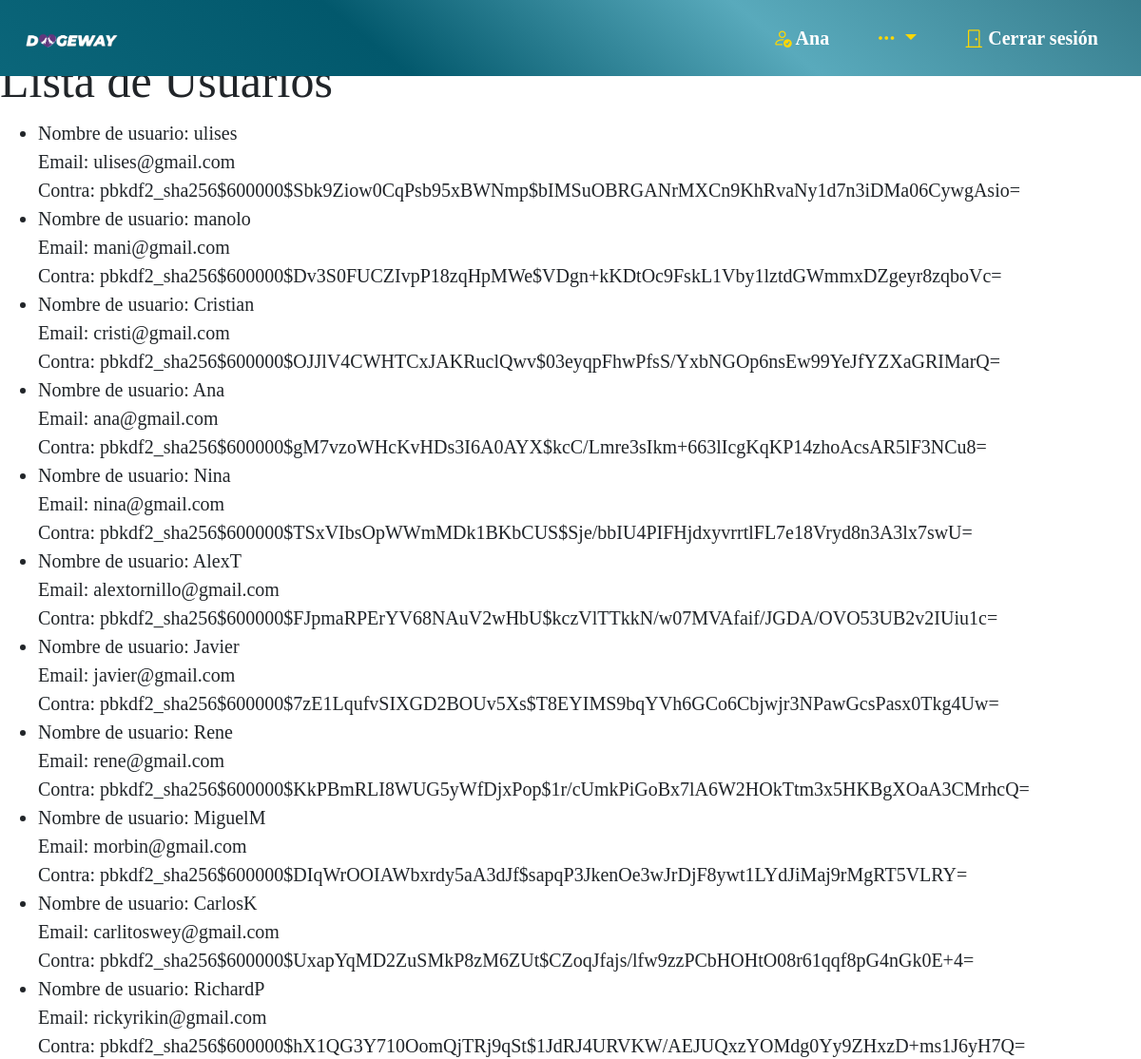
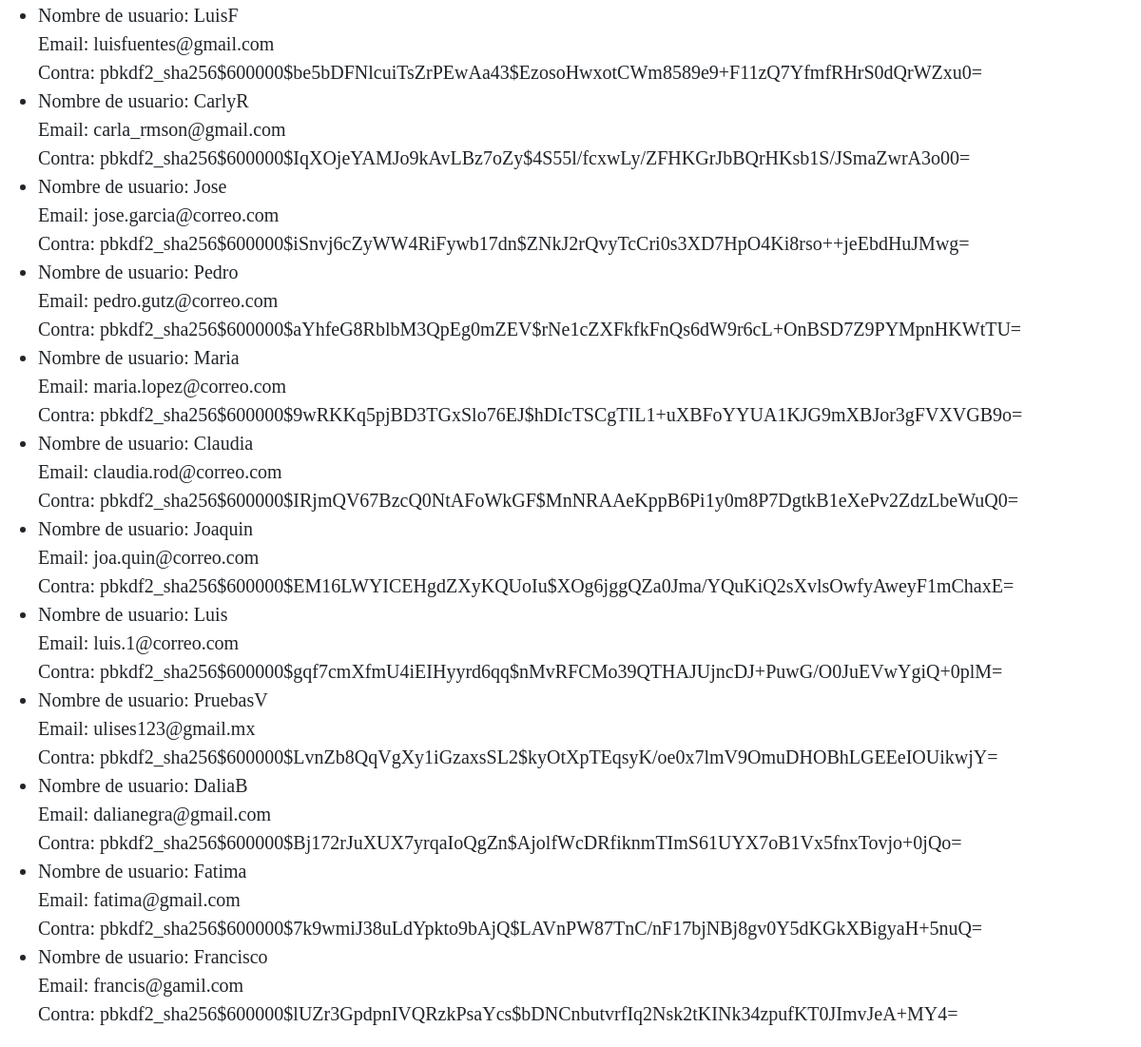
Screenshot of /lista/ (signed in) with the database file from the repository (2 pictures, top to bottom).
### main_app/models.py (models this page shows, shortened)
class Usuario(AbstractUser):
    fotografia = models.ImageField(upload_to='usuarios/', null=True, blank=True)
    telefono = models.CharField(max_length=20)
    fecha_de_nacimiento = models.DateField()
    direccion = models.CharField(max_length=100)
    fotografia_identificacion = models.ImageField(upload_to='identificaciones/', null=True, blank=True)
    verificado = models.BooleanField(default=False)
    usuarios_bloqueados = models.ManyToManyField('self', symmetrical=False, related_name='usuarios_bloqueadores')
    groups = models.ManyToManyField('auth.Group', related_name='usuarios')
    user_permissions = models.ManyToManyField('auth.Permission', related_name='usuarios')

### main_app/views.py (the view)
# urls.py: path('lista/', views.ListaUsuariosView.as_view(), name='lista de usuarios'),
class ListaUsuariosView(ListView):
    model = Usuario
    template_name = 'lista.html'
    context_object_name = 'usuarios'

### main_app/templates/lista.html
{% include "layouts/base.html" %}
{% load static %}
{% block estilos_adicionales %}
<link rel="stylesheet" href="{% static 'css/lista.css' %}">
{% endblock %}
{% block content %}
<h1>Lista de Usuarios</h1>
<ul>
    {% for usuario in usuarios %}
    <li>
        Nombre de usuario: {{ usuario.username }}<br>
        Email: {{ usuario.email }}<br>
        Contra: {{ usuario.password}}<br>
    </li>
    {% endfor %}
</ul>
{% endblock content %}

### main_app/templates/layouts/base.html (shortened to what this page needs)
<!DOCTYPE html>
<html lang="en">
<head>
    {% load static %}
    <link href="https://cdn.jsdelivr.net/npm/bootstrap@5.3.2/dist/css/bootstrap.min.css" rel="stylesheet">
    <link rel="stylesheet" href="https://cdn.jsdelivr.net/npm/bootstrap-icons@1.11.2/font/bootstrap-icons.min.css">
    <link rel="stylesheet" href="{% static 'css/base.css' %}">
</head>
<body>
    <header>
        <nav class="navbar navbar-expand-lg">
            <div class="container-fluid">
                <a class="navbar-brand" id="imagen" href="{% url 'home' %}">
                    <img src="{% static 'imagenes/LOGO.png' %}" alt="Dogeway Logo" class="navbar-logo">
                </a>
                <div class="collapse navbar-collapse" id="navbarSupportedContent">
                    <ul class="navbar-nav mb-2 mb-lg-0 ms-auto">
                        {% if user.is_authenticated%}
                            <li class="nav-item" id="NombreUsuario">
                                <a class="nav-link">
                                    {% if user.verificado %}
                                    <i class="bi bi-person-check" style="color: gold;"></i>
                                    {% endif %}
                                    {{ user.username }}
                                </a>
                            </li>
                            <li class="nav-item">
                                <div class="dropdown">
                                    <a class="nav-link dropdown-toggle" href="#" role="button" id="dropdownMenuLink" data-bs-toggle="dropdown" aria-expanded="false" style="color: gold;">
                                        <i class="bi bi-three-dots" style="color: gold;"></i>
                                    </a>
                                </div>
                            </li>
                            <li class="nav-item">
                                <a class="nav-link" href="{% url 'logout' %}?next={% url 'home' %}">
                                    <i class="bi bi-door-closed" style="color: gold;"></i> Cerrar sesión
                                </a>
                            </li>
                        {% endif %}
                    </ul>
                </div>
            </div>
        </nav>
    </header>
</body>
</html>

### main_app/static/css/base.css (style rules this page uses)
* { margin: 0; padding: 0; box-sizing: border-box; text-decoration: none; font-family: 'Times New Roman', Times, serif; font-size: 20px; }
body { margin-top: 55px; }
header { background: linear-gradient(40deg,#0B667A,#02586c,#59aabc,#377d8d); position: fixed; top: 0; left: 0; width: 100%; padding: 5px 10px; z-index: 100; }
header nav { display: flex; align-items: center; justify-content: space-between; font-weight: bold; padding-top: 5px; padding-bottom: 5px; padding-left: 3%; padding-right: 1%; }
header .navbar-logo { width: 100px; }
#imagen { background-color: transparent; }
.nav-link { margin: 0 10px; }
header nav ul { display: flex; list-style: none; margin: 0; padding: 0; }
header nav ul li { margin-left: 10px; }
header nav ul li a { color: white; font-size: 16px; text-decoration: none; padding: 10px; }
header { padding: 5px 10px; }
header nav ul { display: flex; list-style: none; margin: 0; padding: 0; justify-content: flex-end; }
.nav-link { color: white; }

### rows the page displays
Usuario: username "Ana", email "ana@gmail.com", password "pbkdf2_sha256$600000$gM7vzoWHcKvHDs3I6A0AYX$kcC/Lmre3sIkm+663lIcgKqKP14zhoAcsAR5lF3NCu8="
Usuario: username "ulises", email "ulises@gmail.com", password "pbkdf2_sha256$600000$Sbk9Ziow0CqPsb95xBWNmp$bIMSuOBRGANrMXCn9KhRvaNy1d7n3iDMa06CywgAsio="
Usuario: username "manolo", email "mani@gmail.com", password "pbkdf2_sha256$600000$Dv3S0FUCZIvpP18zqHpMWe$VDgn+kKDtOc9FskL1Vby1lztdGWmmxDZgeyr8zqboVc="
Usuario: username "Cristian", email "cristi@gmail.com", password "pbkdf2_sha256$600000$OJJlV4CWHTCxJAKRuclQwv$03eyqpFhwPfsS/YxbNGOp6nsEw99YeJfYZXaGRIMarQ="
Usuario: username "Nina", email "nina@gmail.com", password "pbkdf2_sha256$600000$TSxVIbsOpWWmMDk1BKbCUS$Sje/bbIU4PIFHjdxyvrrtlFL7e18Vryd8n3A3lx7swU="
Usuario: username "AlexT", email "alextornillo@gmail.com", password "pbkdf2_sha256$600000$FJpmaRPErYV68NAuV2wHbU$kczVlTTkkN/w07MVAfaif/JGDA/OVO53UB2v2IUiu1c="
Usuario: username "Javier", email "javier@gmail.com", password "pbkdf2_sha256$600000$7zE1LqufvSIXGD2BOUv5Xs$T8EYIMS9bqYVh6GCo6Cbjwjr3NPawGcsPasx0Tkg4Uw="
Usuario: username "Rene", email "rene@gmail.com", password "pbkdf2_sha256$600000$KkPBmRLI8WUG5yWfDjxPop$1r/cUmkPiGoBx7lA6W2HOkTtm3x5HKBgXOaA3CMrhcQ="
Usuario: username "MiguelM", email "morbin@gmail.com", password "pbkdf2_sha256$600000$DIqWrOOIAWbxrdy5aA3dJf$sapqP3JkenOe3wJrDjF8ywt1LYdJiMaj9rMgRT5VLRY="
Usuario: username "CarlosK", email "carlitoswey@gmail.com", password "pbkdf2_sha256$600000$UxapYqMD2ZuSMkP8zM6ZUt$CZoqJfajs/lfw9zzPCbHOHtO08r61qqf8pG4nGk0E+4="
Usuario: username "RichardP", email "rickyrikin@gmail.com", password "pbkdf2_sha256$600000$hX1QG3Y710OomQjTRj9qSt$1JdRJ4URVKW/AEJUQxzYOMdg0Yy9ZHxzD+ms1J6yH7Q="
Usuario: username "LuisF", email "luisfuentes@gmail.com", password "pbkdf2_sha256$600000$be5bDFNlcuiTsZrPEwAa43$EzosoHwxotCWm8589e9+F11zQ7YfmfRHrS0dQrWZxu0="
Usuario: username "CarlyR", email "carla_rmson@gmail.com", password "pbkdf2_sha256$600000$IqXOjeYAMJo9kAvLBz7oZy$4S55l/fcxwLy/ZFHKGrJbBQrHKsb1S/JSmaZwrA3o00="
Usuario: username "Jose", email "jose.garcia@correo.com", password "pbkdf2_sha256$600000$iSnvj6cZyWW4RiFywb17dn$ZNkJ2rQvyTcCri0s3XD7HpO4Ki8rso++jeEbdHuJMwg="
Usuario: username "Pedro", email "pedro.gutz@correo.com", password "pbkdf2_sha256$600000$aYhfeG8RblbM3QpEg0mZEV$rNe1cZXFkfkFnQs6dW9r6cL+OnBSD7Z9PYMpnHKWtTU="
Usuario: username "Maria", email "maria.lopez@correo.com", password "pbkdf2_sha256$600000$9wRKKq5pjBD3TGxSlo76EJ$hDIcTSCgTIL1+uXBFoYYUA1KJG9mXBJor3gFVXVGB9o="
Usuario: username "Claudia", email "claudia.rod@correo.com", password "pbkdf2_sha256$600000$IRjmQV67BzcQ0NtAFoWkGF$MnNRAAeKppB6Pi1y0m8P7DgtkB1eXePv2ZdzLbeWuQ0="
Usuario: username "Joaquin", email "joa.quin@correo.com", password "pbkdf2_sha256$600000$EM16LWYICEHgdZXyKQUoIu$XOg6jggQZa0Jma/YQuKiQ2sXvlsOwfyAweyF1mChaxE="
Usuario: username "Luis", email "luis.1@correo.com", password "pbkdf2_sha256$600000$gqf7cmXfmU4iEIHyyrd6qq$nMvRFCMo39QTHAJUjncDJ+PuwG/O0JuEVwYgiQ+0plM="
Usuario: username "PruebasV", email "ulises123@gmail.mx", password "pbkdf2_sha256$600000$LvnZb8QqVgXy1iGzaxsSL2$kyOtXpTEqsyK/oe0x7lmV9OmuDHOBhLGEEeIOUikwjY="
Usuario: username "DaliaB", email "dalianegra@gmail.com", password "pbkdf2_sha256$600000$Bj172rJuXUX7yrqaIoQgZn$AjolfWcDRfiknmTImS61UYX7oB1Vx5fnxTovjo+0jQo="
Usuario: username "Fatima", email "fatima@gmail.com", password "pbkdf2_sha256$600000$7k9wmiJ38uLdYpkto9bAjQ$LAVnPW87TnC/nF17bjNBj8gv0Y5dKGkXBigyaH+5nuQ="
Usuario: username "Francisco", email "francis@gamil.com", password "pbkdf2_sha256$600000$lUZr3GpdpnIVQRzkPsaYcs$bDNCnbutvrfIq2Nsk2tKINk34zpufKT0JImvJeA+MY4="
